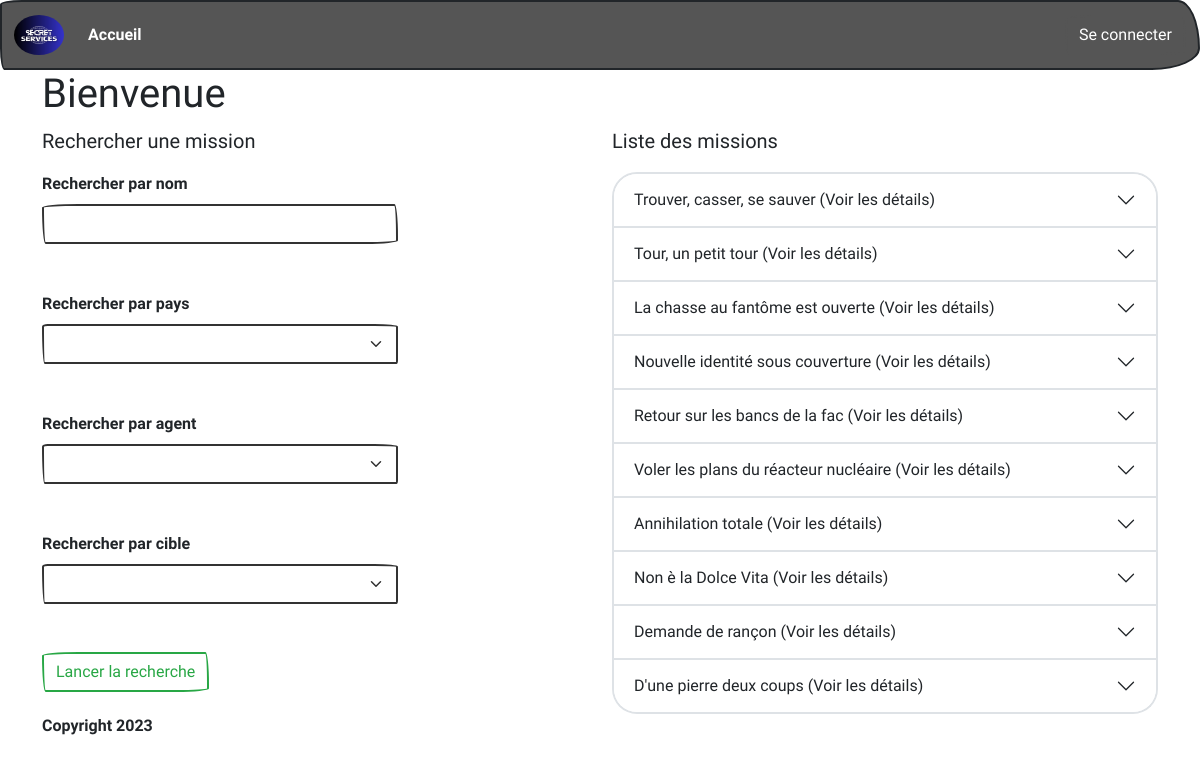
The page / on the database its author committed.
### tables this page shows
CREATE TABLE IF NOT EXISTS `mission` (
  `id` int(11) NOT NULL AUTO_INCREMENT,
  `title` varchar(50) NOT NULL,
  `description` text NOT NULL,
  `codeName` varchar(50) NOT NULL,
  `beginsAt` date NOT NULL,
  `endsAt` date NOT NULL,
  `idMissionType` int(11) NOT NULL,
  `idMissionStatus` int(11) NOT NULL,
  `idCountry` int(11) NOT NULL,
  `idSpeciality` int(11) NOT NULL,
  PRIMARY KEY (`id`),
  KEY `idMissionType` (`idMissionType`),
  KEY `idMissionStatus` (`idMissionStatus`),
  KEY `idCountry` (`idCountry`),
  KEY `idSpeciality` (`idSpeciality`),
  CONSTRAINT `mission_ibfk_1` FOREIGN KEY (`idMissionType`) REFERENCES `missiontype` (`id`) ON DELETE CASCADE ON UPDATE CASCADE,
  CONSTRAINT `mission_ibfk_2` FOREIGN KEY (`idMissionStatus`) REFERENCES `missionstatus` (`id`) ON DELETE CASCADE ON UPDATE CASCADE,
  CONSTRAINT `mission_ibfk_3` FOREIGN KEY (`idCountry`) REFERENCES `country` (`id`) ON DELETE CASCADE ON UPDATE CASCADE,
  CONSTRAINT `mission_ibfk_4` FOREIGN KEY (`idSpeciality`) REFERENCES `speciality` (`id`) ON DELETE CASCADE ON UPDATE CASCADE
);

### controllers/HomeController.php (called while the page is built)
<?php
require_once 'models/managers/MissionManager.php';
require_once 'models/managers/CountryManager.php';
require_once 'models/managers/AgentManager.php';
require_once 'models/managers/TargetManager.php';
class HomeController
{
    private $missionManager;
    protected $countryManager;
    protected $agentManager;
    protected $targetManager;
    public function __construct()
    {
        $this->missionManager = new MissionManager;
        $this->countryManager = new CountryManager;
        $this->agentManager = new AgentManager;
        $this->targetManager = new TargetManager;
    }
    public function index()
    {
        $missions = $this->missionManager->showMissionList();
        $countries = $this->countryManager->showCountryList();
        $agents = $this->agentManager->showAgentList();
        $targets = $this->targetManager->showTargetList();
        require_once 'views/global/home.php';
    }
}

### index.php (called while the page is built, shortened)
<?php
require_once 'controllers/HomeController.php';
$router = new Router();
$router->addRoute('GET', BASE_URL . '/', 'HomeController', 'index');
$router->addRoute('POST', BASE_URL . '/search', 'SearchController', 'index');
$router->addRoute('GET', BASE_URL . '/login', 'LoginController', 'index');
$router->addRoute('POST', BASE_URL . '/login', 'LoginController', 'login');
$router->addRoute('GET', BASE_URL . '/logout', 'LogoutController', 'logout');
$router->addRoute('GET', BASE_URL . '/country', 'CountryController', 'index');
$router->addRoute('GET', BASE_URL . '/country/add', 'CountryController', 'addCountry');
$router->addRoute('POST', BASE_URL . '/country/add', 'CountryController', 'countryAddedToDatabase');
$router->addRoute('POST', BASE_URL . '/country/edit', 'CountryController', 'editCountry');
$router->addRoute('POST', BASE_URL . '/country/editOk', 'CountryController', 'editCountryInDatabase');
$router->addRoute('POST', BASE_URL . '/country', 'CountryController', 'deleteCountryFromDatabase');
$router->addRoute('GET', BASE_URL . '/nationality', 'NationalityController', 'index');
$router->addRoute('GET', BASE_URL . '/nationality/add', 'NationalityController', 'addNationality');
$router->addRoute('POST', BASE_URL . '/nationality/add', 'NationalityController', 'nationalityAddedToDatabase');
$router->addRoute('POST', BASE_URL . '/nationality/edit', 'NationalityController', 'editNationality');
$router->addRoute('POST', BASE_URL . '/nationality/editOk', 'NationalityController', 'editNationalityInDatabase');
$router->addRoute('POST', BASE_URL . '/nationality', 'NationalityController', 'deleteNationalityFromDatabase');
$router->addRoute('GET', BASE_URL . '/hideout', 'HideoutController', 'index');
$router->addRoute('GET', BASE_URL . '/hideout/add', 'HideoutController', 'addHideout');
$router->addRoute('POST', BASE_URL . '/hideout/add', 'HideoutController', 'hideoutAddedToDatabase');
$router->addRoute('POST', BASE_URL . '/hideout/edit', 'HideoutController', 'editHideout');
$router->addRoute('POST', BASE_URL . '/hideout/editOk', 'HideoutController', 'editHideoutInDatabase');
$router->addRoute('POST', BASE_URL . '/hideout', 'HideoutController', 'deleteHideoutFromDatabase');
$router->addRoute('GET', BASE_URL . '/target', 'TargetController', 'index');
$router->addRoute('GET', BASE_URL . '/target/add', 'TargetController', 'addTarget');
$router->addRoute('POST', BASE_URL . '/target/add', 'TargetController', 'targetAddedToDatabase');
$router->addRoute('POST', BASE_URL . '/target/edit', 'TargetController', 'editTarget');
$router->addRoute('POST', BASE_URL . '/target/editOk', 'TargetController', 'editTargetInDatabase');
$router->addRoute('POST', BASE_URL . '/target', 'TargetController', 'deleteTargetFromDatabase');
$router->addRoute('GET', BASE_URL . '/contact', 'ContactController', 'index');
$router->addRoute('GET', BASE_URL . '/contact/add', 'ContactController', 'addContact');
$router->addRoute('POST', BASE_URL . '/contact/add', 'ContactController', 'contactAddedToDatabase');
$router->addRoute('POST', BASE_URL . '/contact/edit', 'ContactController', 'editContact');
$router->addRoute('POST', BASE_URL . '/contact/editOk', 'ContactController', 'editContactInDatabase');
$router->addRoute('POST', BASE_URL . '/contact', 'ContactController', 'deleteContactFromDatabase');
$router->addRoute('GET', BASE_URL . '/agent', 'AgentController', 'index');
$router->addRoute('GET', BASE_URL . '/agent/add', 'AgentController', 'addAgent');
$router->addRoute('POST', BASE_URL . '/agent/add', 'AgentController', 'agentAddedToDatabase');
$router->addRoute('POST', BASE_URL . '/agent/edit', 'AgentController', 'editAgent');
$router->addRoute('POST', BASE_URL . '/agent/editOk', 'AgentController', 'editAgentInDatabase');
$router->addRoute('POST', BASE_URL . '/agent', 'AgentController', 'deleteAgentFromDatabase');
$router->addRoute('GET', BASE_URL . '/mission', 'MissionController', 'index');
$router->addRoute('GET', BASE_URL . '/mission/add', 'MissionController', 'addMission');
$router->addRoute('POST', BASE_URL . '/mission/add', 'MissionController', 'missionAddedInDatabase');
$router->addRoute('POST', BASE_URL . '/mission/edit', 'MissionController', 'editMission');
$router->addRoute('POST', BASE_URL . '/mission/editOk', 'MissionController', 'editMissionInDatabase');
$router->addRoute('POST', BASE_URL . '/mission', 'MissionController', 'deleteMissionFromDatabase');
$router->addRoute('GET', BASE_URL . '/speciality', 'SpecialityController', 'index');
$router->addRoute('GET', BASE_URL . '/speciality/add', 'SpecialityController', 'addSpeciality');
$router->addRoute('POST', BASE_URL . '/speciality/add', 'SpecialityController', 'specialityAddedInDatabase');
$router->addRoute('POST', BASE_URL . '/speciality/edit', 'SpecialityController', 'editSpeciality');
$router->addRoute('POST', BASE_URL . '/speciality/editOk', 'SpecialityController', 'editSpecialityInDatabase');
$router->addRoute('POST', BASE_URL . '/speciality', 'SpecialityController', 'deleteSpecialityFromDatabase');
$method = $_SERVER['REQUEST_METHOD'];
$uri = $_SERVER['REQUEST_URI'];
$handler = $router->getHandler($method, $uri);
$controller = new $handler['controller']();
$action = $handler['action'];
$controller->$action();

### models/Model.php (called while the page is built, shortened)
<?php
abstract class Model
{
    private static $pdo;
    private static function setDatabase()
    {
        $host = 'localhost';
        $username = 'root';
        $password = '';
        $dbname = 'spy_agency';
        self::$pdo = new PDO('mysql:host=' . $host . ';port=3307;dbname=' . $dbname . ';charset=utf8', $username, $password);
        self::$pdo->setAttribute(PDO::ATTR_ERRMODE, PDO::ERRMODE_WARNING);
    }
    protected function getDatabase()
    {
        return self::$pdo;
    }
}

### models/managers/CountryManager.php (called while the page is built, shortened)
<?php
require_once 'models/Model.php';
class CountryManager extends Model
{
    public function showCountryList()
    {
        try {
            $req = 'SELECT * FROM country';
            $stmt = $this->getDatabase()->prepare($req);
            if ($stmt->execute()) {
                return $stmt->fetchAll(PDO::FETCH_ASSOC);
              }
        } catch (PDOException $e) {
            $e->getMessage();
        }
    }
}

### models/managers/AgentManager.php (called while the page is built, shortened)
<?php
require_once 'models/Model.php';
class AgentManager extends Model
{
    public function showAgentList()
    {
        try {
            $req = 'SELECT a.id, a.lastName, a.firstName, a.birthdate, a.identificationCode, n.name AS nationality
                    FROM agent a
                    INNER JOIN nationality n
                    ON n.id = a.idNationality
                    ';
            $stmt = $this->getDatabase()->prepare($req);
            if ($stmt->execute()) {
                return $stmt->fetchAll(PDO::FETCH_ASSOC);
            }
        } catch (PDOException $e) {
          $e->getMessage();
        }
    }
}

### models/managers/TargetManager.php (called while the page is built, shortened)
<?php
require_once 'models/Model.php';
class TargetManager extends Model
{
    public function showTargetList()
    {
        try {
            $req = 'SELECT t.id, t.lastName, t.firstName, t.birthdate, t.codeName, n.name AS nationality
                    FROM target t
                    INNER JOIN nationality n
                    ON n.id = t.idNationality
                    ';
            $stmt = $this->getDatabase()->prepare($req);
            if ($stmt->execute()) {
                return $stmt->fetchAll(PDO::FETCH_ASSOC);
            }
        } catch (PDOException $e) {
            $e->getMessage();
        }
    }
}

### models/managers/MissionManager.php (called while the page is built, shortened)
<?php
require_once 'models/Model.php';
require_once 'models/classes/Mission.php';
require_once 'models/managers/CountryManager.php';
require_once 'models/managers/TargetManager.php';
require_once 'models/managers/AgentManager.php';
class MissionManager extends Model
{
    public function showMissionList()
    {
        try {
            $req = 'SELECT m.id, m.title, m.description, m.codeName, m.beginsAt, m.endsAt, mt.id AS idMissionType,
                    mt.name AS missionType, ms.id AS idMissionStatus, ms.name AS missionStatus, c.id AS idCountry,
                    c.name AS country, s.id AS idSpeciality, s.name AS speciality
                    FROM mission m
                    INNER JOIN missiontype mt
                    ON m.idMissionType = mt.id
                    INNER JOIN missionstatus ms
                    ON m.idMissionStatus = ms.id
                    INNER JOIN country c
                    ON m.idCountry = c.id
                    INNER JOIN speciality s
                    ON m.idSpeciality = s.id
                    ORDER BY m.beginsAt ASC
                    ';
            $stmt = $this->getDatabase()->prepare($req);
            if ($stmt->execute()) {
                  return $stmt->fetchAll(PDO::FETCH_ASSOC);
              }
        } catch (PDOException $e) {
            $e->getMessage();
        }
    }
}

### models/classes/Mission.php (called while the page is built, shortened)
<?php
class Mission
{
    private ?int $id = null;
    private string $title;
    public function __construct(int $id, string $title, string $description, string $codeName, string $beginsAt,
                                string $endsAt, string $missionType, string $missionStatus, string $country,
                                string $speciality)
    {
        $this->id = $id;
        $this->title = $title;
    }
    public function getId(): int
    {
        return $this->id;
    }
    public function getTitle(): string
    {
        return $this->title;
    }
}

### views/global/home.php (the view, shortened to what this page needs)
<h1>Bienvenue</h1>
<div class="row justify-content-between">
  <div class="col-md-4">
    <p class="lead">Rechercher une mission</p>
    <form action="<?= BASE_URL ?>/search" method="POST" name="search-form">
      <div class="form-group">
        <label for="name" class="form-label">Rechercher par nom</label>
        <input type="text" name="name" class="form-control" id="mission-name"><br><br>
      </div>
      <div class="form-group">
        <label for="idCountry" class="form-label">Rechercher par pays</label>
        <select class="form-select" id="idCountry" name="idCountry">
          <option value=""></option>
          <?php
          foreach ($countries as $country) :
          ?>
            <option value="<?= $country['id'] ?>" onclick="disableOthers()"><?= $country['name'] ?></option>
          <?php
          endforeach;
          ?>
        </select>
      </div>
      <div class="form-group">
        <label for="idAgent" class="form-label mt-5">Rechercher par agent</label>
        <select class="form-select" name="idAgent" id="idAgent">
          <option value=""></option>
          <?php
          foreach ($agents as $agent) :
          ?>
            <option value="<?= $agent['id'] ?>"><?= $agent['firstName'] ?> <?= $agent['lastName'] ?></option>
          <?php
          endforeach;
          ?>
        </select>
      </div>
      <div class="form-group">
        <label for="idTarget" class="form-label mt-5">Rechercher par cible</label>
        <select class="form-select" name="idTarget" id="idTarget">
          <option value=""></option>
          <?php
          foreach ($targets as $target) :
          ?>
            <option value="<?= $target['id'] ?>"><?= $target['firstName'] ?> <?= $target['lastName'] ?></option>
          <?php
          endforeach;
          ?>
        </select>
      </div>
      <button type="submit" name="submit" class="btn btn-outline-success mt-5">Lancer la recherche</button>
  </div>
  <div class="col-md-6">
    <p class="lead">Liste des missions</p>
    <div class="accordion" id="accordionExample">
      <?php
      foreach ($missions as $mission) :
        $mission = new Mission(
          $mission['id'],
          $mission['title'],
          $mission['description'],
          $mission['codeName'],
          $mission['beginsAt'],
          $mission['endsAt'],
          $mission['missionType'],
          $mission['missionStatus'],
          $mission['country'],
          $mission['speciality']
        );
      ?>
        <div class="accordion-item">
          <h3 class="accordion-header" id="headingTwo">
            <button
              class="accordion-button collapsed"
              type="button"
              data-bs-toggle="collapse"
              data-bs-target="#<?= $mission->getId(); ?>"
              aria-expanded="false"
              aria-controls="collapseTwo">
              <?= $mission->getTitle(); ?> (Voir les détails)
            </button>
          </h3>
        </div>
      <?php
      endforeach;
      ?>
    </div>
  </div>
</div>
<?php
require('layout.php');
?>

### rows shown on the page
mission: title "Trouver, casser, se sauver"
mission: title "Tour, un petit tour"
mission: title "La chasse au fantôme est ouverte"
mission: title "Nouvelle identité sous couverture"
mission: title "Retour sur les bancs de la fac"
mission: title "Voler les plans du réacteur nucléaire"
mission: title "Annihilation totale"
mission: title "Non è la Dolce Vita"
mission: title "Demande de rançon"
mission: title "D'une pierre deux coups"
